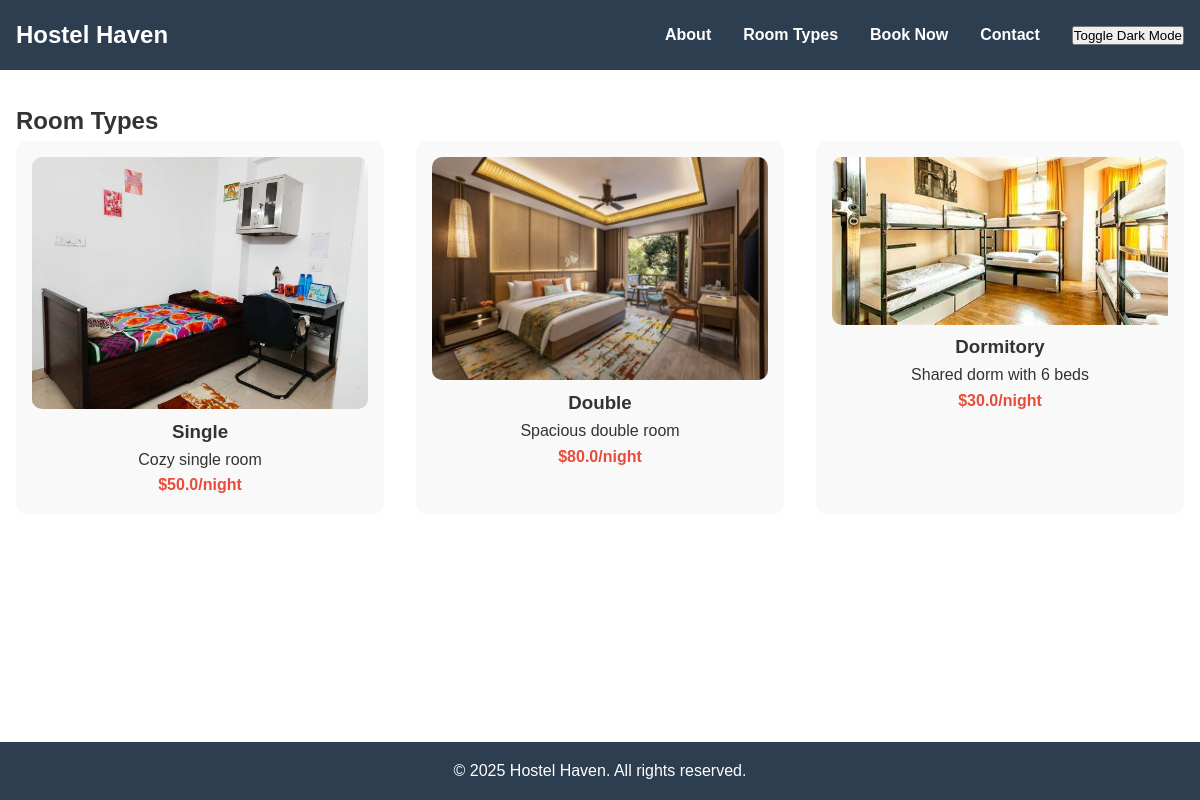
/room_types, run on the app's committed database.
### tables this page shows
CREATE TABLE room_types 
                 (id INTEGER PRIMARY KEY, type TEXT, price REAL, description TEXT, image TEXT);

### app.py (the view)
@app.route('/room_types')
def room_types():
    rooms = get_room_types()
    return render_template('room_types.html', rooms=rooms)

### database.py (called while the page is built)
def get_room_types():
    conn = sqlite3.connect(os.getenv('DATABASE_PATH'))
    c = conn.cursor()
    c.execute("SELECT * FROM room_types")
    rooms = c.fetchall()
    conn.close()
    return rooms

### templates/room_types.html
{% extends "base.html" %}
{% block content %}
    <section class="room-types">
        <h2>Room Types</h2>
        {% if rooms %}
            <div class="rooms-container">
                {% for room in rooms %}
                    <div class="room-card">
                        <img src="{{ url_for('static', filename='images/' + room[4]) }}" alt="{{ room[1] }}" onerror="this.src='{{ url_for('static', filename='images/placeholder.jpg') }}'">
                        <h3>{{ room[1] }}</h3>
                        <p>{{ room[3] }}</p>
                        <p class="price">${{ room[2] }}/night</p>
                    </div>
                {% endfor %}
            </div>
        {% else %}
            <p>No room types available at the moment. Please check back later!</p>
        {% endif %}
    </section>
{% endblock %}

### templates/base.html (shortened to what this page needs)
<!DOCTYPE html>
<html lang="en">
<head>
    <link rel="stylesheet" href="{{ url_for('static', filename='css/style.css') }}">
</head>
<body>
    <header>
        <nav>
            <h1>Hostel Haven</h1>
            <ul>
                <li><a href="{{ url_for('about') }}">About</a></li>
                <li><a href="{{ url_for('room_types') }}">Room Types</a></li>
                <li><a href="{{ url_for('room_booking') }}">Book Now</a></li>
                <li><a href="{{ url_for('contact') }}">Contact</a></li>
                <li><button id="dark-mode-toggle">Toggle Dark Mode</button></li>
            </ul>
        </nav>
    </header>
    <main>
        {% block content %}{% endblock %}
    </main>
    <footer>
        <p>&copy; 2025 Hostel Haven. All rights reserved.</p>
    </footer>
</body>
</html>

### static/css/style.css (style rules this page uses)
* { margin: 0; padding: 0; box-sizing: border-box; font-family: Arial, sans-serif; }
body { line-height: 1.6; color: #333; transition: background 0.3s, color 0.3s; }
header { background: #2c3e50; color: white; padding: 1rem; }
nav { display: flex; justify-content: space-between; align-items: center; max-width: 1200px; margin: 0 auto; }
nav ul { list-style: none; display: flex; gap: 2rem; }
nav a { color: white; text-decoration: none; font-weight: bold; }
main { max-width: 1200px; margin: 2rem auto; padding: 0 1rem; }
footer { text-align: center; padding: 1rem; background: #2c3e50; color: white; position: fixed; bottom: 0; width: 100%; }
.rooms-container { display: grid; grid-template-columns: repeat(auto-fit, minmax(250px, 1fr)); gap: 2rem; }
.room-card { background: #f9f9f9; padding: 1rem; border-radius: 10px; text-align: center; transition: transform 0.3s; }
.room-card img { width: 100%; border-radius: 10px; }
.price { color: #e74c3c; font-weight: bold; }

### data on the page
room_types: image (picture), type "Single", description "Cozy single room", price "50.0"
room_types: image (picture), type "Double", description "Spacious double room", price "80.0"
room_types: image (picture), type "Dormitory", description "Shared dorm with 6 beds", price "30.0"
